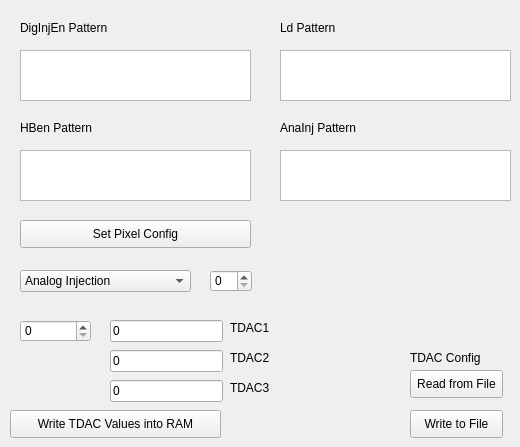
    <widget class="QWidget" name="tab_3">
     <attribute name="title">
      <string>H35 Pixel Config</string>
     </attribute>
     <widget class="QLabel" name="label_40">
      <property name="geometry">
       <rect>
        <x>20</x>
        <y>20</y>
        <width>231</width>
        <height>16</height>
       </rect>
      </property>
      <property name="text">
       <string>DigInjEn Pattern</string>
      </property>
     </widget>
     <widget class="QLabel" name="label_41">
      <property name="geometry">
       <rect>
        <x>20</x>
        <y>120</y>
        <width>101</width>
        <height>16</height>
       </rect>
      </property>
      <property name="text">
       <string>HBen Pattern</string>
      </property>
     </widget>
     <widget class="QLabel" name="label_42">
      <property name="geometry">
       <rect>
        <x>280</x>
        <y>20</y>
        <width>101</width>
        <height>16</height>
       </rect>
      </property>
      <property name="text">
       <string>Ld Pattern</string>
      </property>
     </widget>
     <widget class="QLabel" name="label_43">
      <property name="geometry">
       <rect>
        <x>280</x>
        <y>120</y>
        <width>111</width>
        <height>16</height>
       </rect>
      </property>
      <property name="text">
       <string>AnaInj Pattern</string>
      </property>
     </widget>
     <widget class="QPushButton" name="SetPixelConfig">
      <property name="geometry">
       <rect>
        <x>20</x>
        <y>220</y>
        <width>231</width>
        <height>28</height>
       </rect>
      </property>
      <property name="text">
       <string>Set Pixel Config</string>
      </property>
     </widget>
     <widget class="QTextEdit" name="DigInjText">
      <property name="geometry">
       <rect>
        <x>20</x>
        <y>50</y>
        <width>231</width>
        <height>51</height>
       </rect>
      </property>
     </widget>
     <widget class="QTextEdit" name="HBEnText">
      <property name="geometry">
       <rect>
        <x>20</x>
        <y>150</y>
        <width>231</width>
        <height>51</height>
       </rect>
      </property>
     </widget>
     <widget class="QTextEdit" name="LdText">
      <property name="geometry">
       <rect>
        <x>280</x>
        <y>50</y>
        <width>231</width>
        <height>51</height>
       </rect>
      </property>
     </widget>
     <widget class="QTextEdit" name="AnaInjText">
      <property name="geometry">
       <rect>
        <x>280</x>
        <y>150</y>
        <width>231</width>
        <height>51</height>
       </rect>
      </property>
     </widget>
     <widget class="QComboBox" name="comboBox">
      <property name="geometry">
       <rect>
        <x>20</x>
        <y>270</y>
        <width>171</width>
        <height>22</height>
       </rect>
      </property>
      <item>
       <property name="text">
        <string>Analog Injection</string>
       </property>
      </item>
      <item>
       <property name="text">
        <string>Hitbus Readout</string>
       </property>
      </item>
      <item>
       <property name="text">
        <string>Digital Injection</string>
       </property>
      </item>
      <item>
       <property name="text">
        <string>Digital Readout</string>
       </property>
      </item>
     </widget>
     <widget class="QSpinBox" name="PixelSpin">
      <property name="geometry">
       <rect>
        <x>20</x>
        <y>320</y>
        <width>71</width>
        <height>22</height>
       </rect>
      </property>
     </widget>
     <widget class="QLineEdit" name="gtdac3">
      <property name="geometry">
       <rect>
        <x>110</x>
        <y>380</y>
        <width>113</width>
        <height>22</height>
       </rect>
      </property>
      <property name="text">
       <string>0</string>
      </property>
      <property name="maxLength">
       <number>2</number>
      </property>
     </widget>
     <widget class="QLineEdit" name="gtdac1">
      <property name="geometry">
       <rect>
        <x>110</x>
        <y>320</y>
        <width>113</width>
        <height>22</height>
       </rect>
      </property>
      <property name="text">
       <string>0</string>
      </property>
      <property name="maxLength">
       <number>2</number>
      </property>
     </widget>
     <widget class="QLineEdit" name="gtdac2">
      <property name="geometry">
       <rect>
        <x>110</x>
        <y>350</y>
        <width>113</width>
        <height>22</height>
       </rect>
      </property>
      <property name="text">
       <string>0</string>
      </property>
      <property name="maxLength">
       <number>2</number>
      </property>
     </widget>
     <widget class="QLabel" name="label_35">
      <property name="geometry">
       <rect>
        <x>230</x>
        <y>380</y>
        <width>53</width>
        <height>16</height>
       </rect>
      </property>
      <property name="text">
       <string>TDAC3</string>
      </property>
     </widget>
     <widget class="QLabel" name="label_33">
      <property name="geometry">
       <rect>
        <x>230</x>
        <y>320</y>
        <width>53</width>
        <height>16</height>
       </rect>
      </property>
      <property name="text">
       <string>TDAC1</string>
      </property>
     </widget>
     <widget class="QLabel" name="label_34">
      <property name="geometry">
       <rect>
        <x>230</x>
        <y>350</y>
        <width>53</width>
        <height>16</height>
       </rect>
      </property>
      <property name="text">
       <string>TDAC2</string>
      </property>
     </widget>
     <widget class="QPushButton" name="WriteTDAC">
      <property name="geometry">
       <rect>
        <x>10</x>
        <y>410</y>
        <width>211</width>
        <height>28</height>
       </rect>
      </property>
      <property name="text">
       <string>Write TDAC Values into RAM</string>
      </property>
     </widget>
     <widget class="QPushButton" name="WriteTDACFile">
      <property name="geometry">
       <rect>
        <x>410</x>
        <y>410</y>
        <width>93</width>
        <height>28</height>
       </rect>
      </property>
      <property name="text">
       <string>Write to File</string>
      </property>
     </widget>
     <widget class="QPushButton" name="ReadTDACFile">
      <property name="geometry">
       <rect>
        <x>410</x>
        <y>370</y>
        <width>93</width>
        <height>28</height>
       </rect>
      </property>
      <property name="text">
       <string>Read from File</string>
      </property>
     </widget>
     <widget class="QLabel" name="label_47">
      <property name="geometry">
       <rect>
        <x>410</x>
        <y>350</y>
        <width>91</width>
        <height>16</height>
       </rect>
      </property>
      <property name="text">
       <string>TDAC Config</string>
      </property>
     </widget>
     <widget class="QSpinBox" name="PixelConfigSpin">
      <property name="geometry">
       <rect>
        <x>210</x>
        <y>270</y>
        <width>42</width>
        <height>22</height>
       </rect>
      </property>
      <property name="maximum">
       <number>43</number>
      </property>
     </widget>
    </widget>
